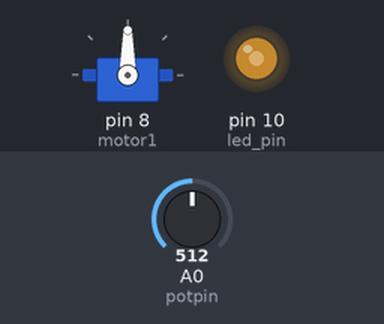
Bench run of a sketch on a simulated Arduino Uno, built with avr-gcc and run on an emulated ATmega328P. Shown: servo, output pins drawn as LEDs (lit = HIGH). Inputs (shaded band) come from the test bench; at power-on: A0 (potpin) = 512.

Above: at 1.2 s.
1.3 s: A0 (potpin) set to 716
At 2.5 s:
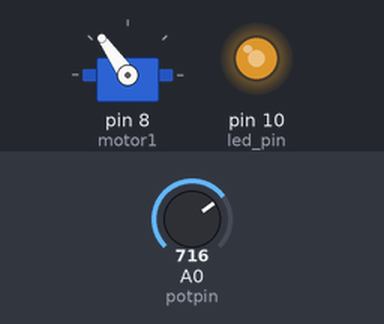
2.8 s: A0 (potpin) set to 900
At 4.0 s:
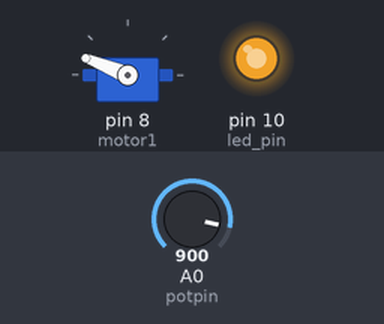
4.3 s: A0 (potpin) set to 1023
At 5.4 s:
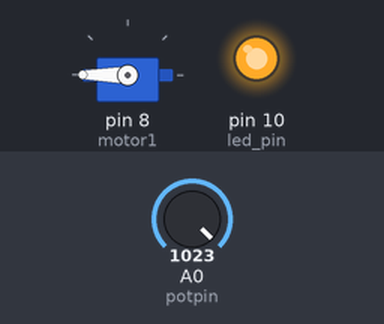
5.8 s: A0 (potpin) set to 306
At 6.6 s:
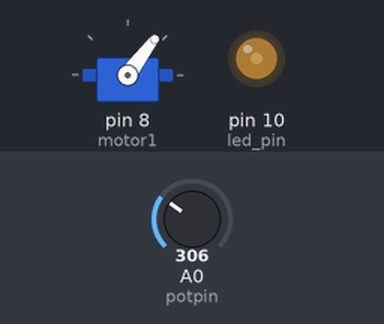
7.3 s: A0 (potpin) set to 122
At 7.8 s:
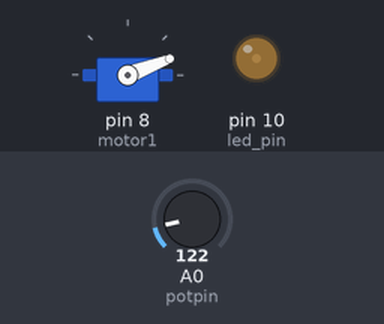
Timing chart, 0 to 9.8 s (numbered marks = the images above; inputs shaded):
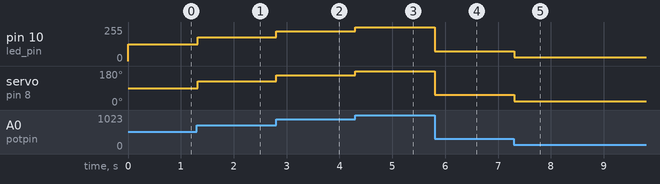

Measured:
- after the input at 1.3 s, pin 10 (led_pin): 127/255 → 177/255 at once; servo on pin 8 (motor1): 90° → 125° at once
- after the input at 2.8 s, pin 10 (led_pin): 177/255 → 223/255 at once; servo on pin 8 (motor1): 125° → 158° at once
- after the input at 4.3 s, pin 10 (led_pin): 223/255 → 255/255 at once; servo on pin 8 (motor1): 158° → 180° at once
- after the input at 5.8 s, pin 10 (led_pin): 255/255 → 75/255 at once; servo on pin 8 (motor1): 180° → 53° at once
- after the input at 7.3 s, pin 10 (led_pin): 75/255 → 29/255 at once; servo on pin 8 (motor1): 53° → 21° at once

The sketch:

Servo_Motor.ino
```cpp
// C++ code
//
#include<Servo.h>

Servo motor1;
int potpin = 0;		// The Analog input pin to read potentiometer
int led_pin = 10;
int potval, val1;

void setup()
{
  Serial.begin(9600);
  pinMode(led_pin, OUTPUT);
  motor1.attach(8);
  motor1.write(0);
  analogWrite(led_pin, 0);
}

void loop()
{
  potval = analogRead(potpin);					// Read the input of potentiometer (0-1023)
  val1 = map(potval, 0, 1023, 0, 180);			// Scale it to servo angle range (0-180 degrees)
  motor1.write(val1);							// Sets the servo angle accordingly
  int intensity = map(val1, 0, 180, 0, 255);	// Set LED brightness based on degree of rotation
  analogWrite(led_pin, intensity);				// Turn ON LED at required brightness
  delay(20);									// Time delay to overcome motor inertia
}
```
